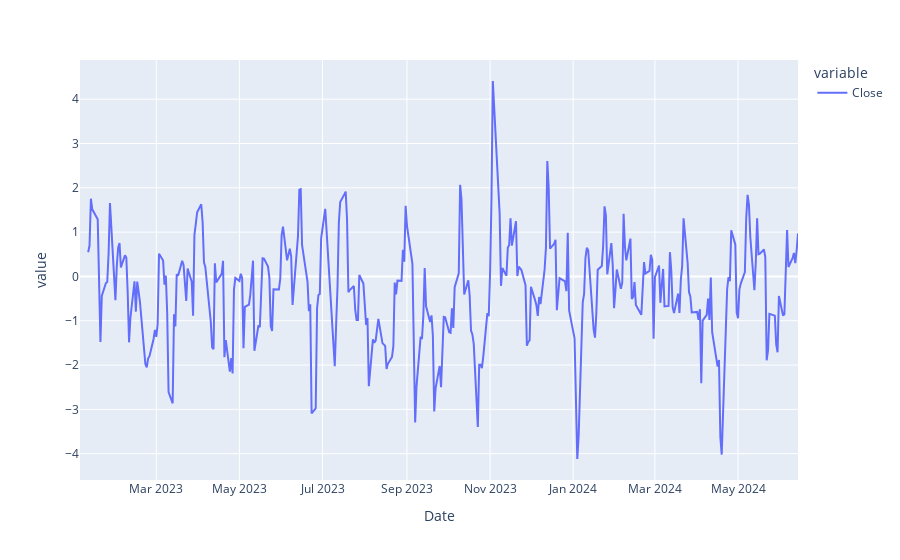

The code cell stored with this chart in its notebook:
### Markdown cell above
#### Sharpe Ratio

- The Sharpe ratio divides a portfolio's excess returns by a measure of its volatility to assess risk-adjusted performance
- Excess returns are those above an industry benchmark or the risk-free rate of return

![Sharpe Ratio](https://www.gstatic.com/education/formulas2/553212783/en/sharpe_ratio.svg)

$ S_{a}	=	Sharpe\;ratio $

$ E	=	expected\;value$

$ R_{a}	=	asset\;return$

$ R_{b}	=	risk\;free\;return$

$ \sigma_{a}	=	standard\;deviation\;of\;the\;asset\;excess\;return$

### Code cell
Rf = 0.01/TRADING_DAYS
sharpe_ratio = (log_returns.rolling(window=TRADING_DAYS).mean()-Rf)*TRADING_DAYS/standard_deviation
sharpe_ratio.plot().show()

### Figure 1 — Plotly figure (JSON) as saved in the notebook; plotly's stock layout.template omitted (floating-point values rounded to 4 significant figures; data arrays with more than 128 entries replaced by an {"elided": "..."} marker saying what was removed)
{"data": [{"hovertemplate": "variable=Close<br>Date=%{x}<br>value=%{y}<extra></extra>", "legendgroup": "Close", "line": {"color": "#636efa", "dash": "solid"}, "marker": {"symbol": "circle"}, "mode": "lines", "name": "Close", "orientation": "v", "showlegend": true, "x": {"elided": "364 str values"}, "xaxis": "x", "y": {"elided": "364 float values"}, "yaxis": "y", "type": "scatter"}], "layout": {"xaxis": {"anchor": "y", "domain": [0, 1], "title": {"text": "Date"}}, "yaxis": {"anchor": "x", "domain": [0, 1], "title": {"text": "value"}}, "legend": {"title": {"text": "variable"}, "tracegroupgap": 0}, "margin": {"t": 60}}}
